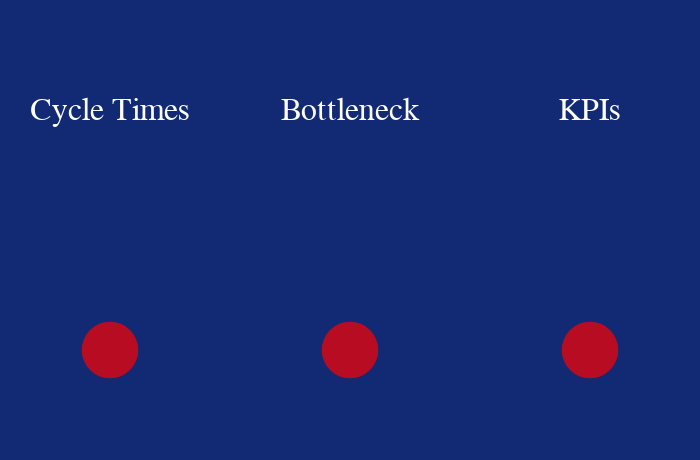

Notebook code cell kept with this figure:
### Code cell
getConfigs(alt.hconcat(
    getOverview("totalCycleTime", "Cycle Times"), getOverview("partCount", "Bottleneck"), getOverview("changeTime", "KPIs"),
    data=cycle.iloc[[0]]
))

### Figure 1 — Vega-Lite specification as saved in the notebook (floating-point values rounded to 4 significant figures)
{"config": {"view": {"continuousWidth": 400, "continuousHeight": 300, "height": 100, "strokeWidth": 0, "width": 100}, "axis": {"labelAngle": -45, "labelColor": "white", "titleColor": "white"}, "background": "#122973", "header": {"labelColor": "#122973", "labelFontSize": 14, "titleColor": "#122973", "titleFontSize": 14}, "legend": {"disable": true, "labelColor": "white", "padding": 1, "strokeColor": "white", "tickCount": 2, "titleColor": "white"}}, "hconcat": [{"vconcat": [{"mark": {"type": "text", "fill": "white"}, "encoding": {"size": {"value": 16}, "text": {"value": "Cycle Times"}}}, {"layer": [{"mark": {"type": "circle", "fill": "red"}, "encoding": {"size": {"field": "totalCycleTime", "scale": {"range": [80, 800]}, "type": "quantitative"}, "text": {"value": "Cycle Times"}}}, {"mark": {"type": "text", "fill": "white"}, "encoding": {"opacity": {"value": 0}, "text": {"aggregate": "mean", "field": "totalCycleTime", "format": ".4", "type": "quantitative"}}}]}]}, {"vconcat": [{"mark": {"type": "text", "fill": "white"}, "encoding": {"size": {"value": 16}, "text": {"value": "Bottleneck"}}}, {"layer": [{"mark": {"type": "circle", "fill": "red"}, "encoding": {"size": {"field": "partCount", "scale": {"range": [80, 800]}, "type": "quantitative"}, "text": {"value": "Bottleneck"}}}, {"mark": {"type": "text", "fill": "white"}, "encoding": {"opacity": {"value": 0}, "text": {"aggregate": "mean", "field": "partCount", "format": ".4", "type": "quantitative"}}}]}]}, {"vconcat": [{"mark": {"type": "text", "fill": "white"}, "encoding": {"size": {"value": 16}, "text": {"value": "KPIs"}}}, {"layer": [{"mark": {"type": "circle", "fill": "red"}, "encoding": {"size": {"field": "changeTime", "scale": {"range": [80, 800]}, "type": "quantitative"}, "text": {"value": "KPIs"}}}, {"mark": {"type": "text", "fill": "white"}, "encoding": {"opacity": {"value": 0}, "text": {"aggregate": "mean", "field": "changeTime", "format": ".4", "type": "quantitative"}}}]}]}], "data": {"name": "data-b73a0db957f3c2b1ca320ef900799a9a"}, "resolve": {"scale": {"fill": "independent", "size": "independent"}}, "transform": [{"lookup": "station", "from": {"data": {"name": "data-1848b79e2298e2930de38ec7bb70950a"}, "key": "station", "fields": ["shiftIdentifier", "locationId", "validFrom", "validTo", "oee", "oeeSetpoint", "availability", "efficiency", "quality", "fpy", "fpySetPoint", "partCount", "partCountSetPoint", "countNIO", "productivity", "station"]}}, {"filter": "datum.station == 260"}], "$schema": "https://vega.github.io/schema/vega-lite/v4.17.0.json", "datasets": {"data-b73a0db957f3c2b1ca320ef900799a9a": [{"reference": 10000000000.0, "serialNumber": "83700220220239999999989", "line": 10, "id": 99009, "station": 260, "timeStamp": "2023-02-22T05:45:03.138231100", "totalCycleTime": 60.0, "processTime": 30.0, "changeTime": 10.0, "exitTime": 5.0, "index": 1}], "data-1848b79e2298e2930de38ec7bb70950a": [{"shiftIdentifier": 0, "locationId": "000000000010", "validFrom": "2023-02-24T12:45:00+00:00", "validTo": "2023-02-24T13:45:00+00:00", "oee": 60, "oeeSetpoint": 100, "availability": 88.98, "efficiency": 118.3, "quality": 93.69, "fpy": 0.67, "fpySetPoint": 0.9375, "partCount": 92, "partCountSetPoint": 100, "countNIO": 0.0196, "productivity": 97, "station": 260}]}}
